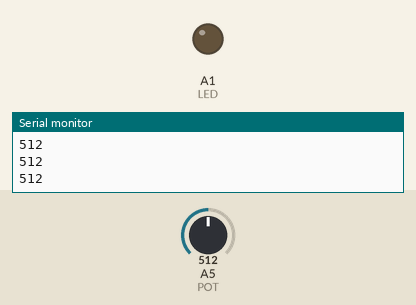
The program below on a simulated Arduino Uno, built with avr-gcc and run on an emulated ATmega328P. On the bench: output pins drawn as LEDs (lit = HIGH), the last lines printed to the serial monitor. Inputs (shaded band) come from the test bench; at power-on: A5 (POT) = 512.

Above: at 1.2 s.
1.3 s: A5 (POT) set to 488
At 2.5 s:
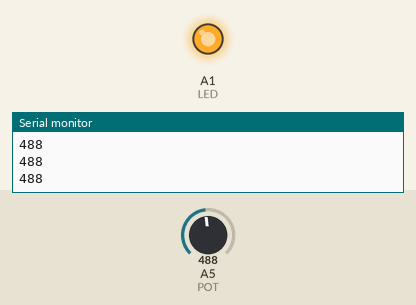
2.8 s: A5 (POT) set to 511
At 3.8 s:
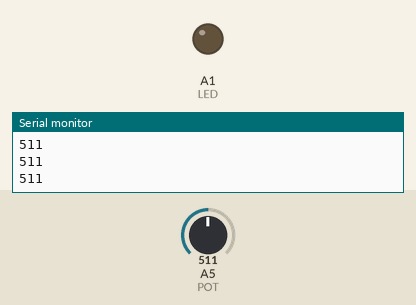
4.3 s: A5 (POT) set to 306
At 4.9 s:
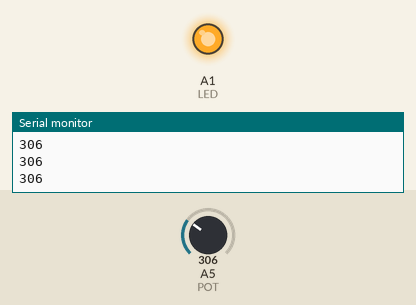
Timing chart, 0 to 7.3 s (numbered marks = the images above; inputs shaded):
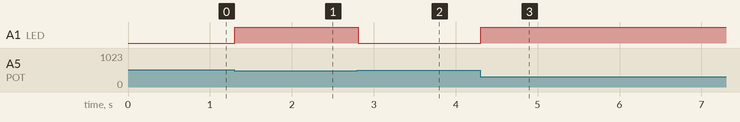

Measured:
- the behaviour switches between 500 and 499 on A5 (POT) (found by bisection; images 0 and 1)
- after the input at 1.3 s, A1 (LED): LOW → HIGH at once
- after the input at 2.8 s, A1 (LED): HIGH → LOW at once
- after the input at 4.3 s, A1 (LED): LOW → HIGH at once

The program:

main.cpp
```cpp
// (licence header left out)
// This program is free software: you can redistribute it and/or modify
// it under the terms of the GNU General Public License as published by
// the Free Software Foundation, either version 3 of the License, or
// (at your option) any later version.

// This program is distributed in the hope that it will be useful,
// but WITHOUT ANY WARRANTY; without even the implied warranty of
// MERCHANTABILITY or FITNESS FOR A PARTICULAR PURPOSE.  See the
// GNU General Public License for more details.

// You should have received a copy of the GNU General Public License
// along with this program.  If not, see <https://www.gnu.org/licenses/>.

#include <Arduino.h>

#define POT A5        // Пін, на який підключено потенціометр
#define LED A1        // Пін, на який підключено світлодіод
#define VALUE 400     // Значення для події
#define TRESHOLD 100  // Діапазон

void setup() {
  // put your setup code here, to run once:
  Serial.begin(9600);     // Почати передачу по послідовному порту
  pinMode(POT, INPUT);    // Встановити пін як вхід
  pinMode(LED, OUTPUT);   // Встановити пін як вихід
}

// Зчитати знаяення з АЦП і вивести у термінал та включити світлодіод у певному діапазоні значень
void loop() {
  int value = 0;                // Створення змінної
  value = analogRead(POT);      // Зчитати аналогове значення з піна
  Serial.println(value);        // Вивести значення у послідовний порт
  if ((value > (VALUE - TRESHOLD)) && (value < (VALUE + TRESHOLD))) // Якщо значення Попадає у потрібний діапазон
  {
    digitalWrite(LED, HIGH);  // Включитьи світлодіод
  }
  else
  {
    digitalWrite(LED, LOW);   // Інакше - виключити
  }
}

// Зчитати знаяення з АЦП і вивести у термінал
// void loop() {
//   // put your main code here, to run repeatedly:
//   int value = 0;            // Створення змінної
//   value = analogRead(POT);  // Зчитати аналогове значення з піна
//   Serial.println(value);    // Вивести значення у послідовний порт
// }
```
